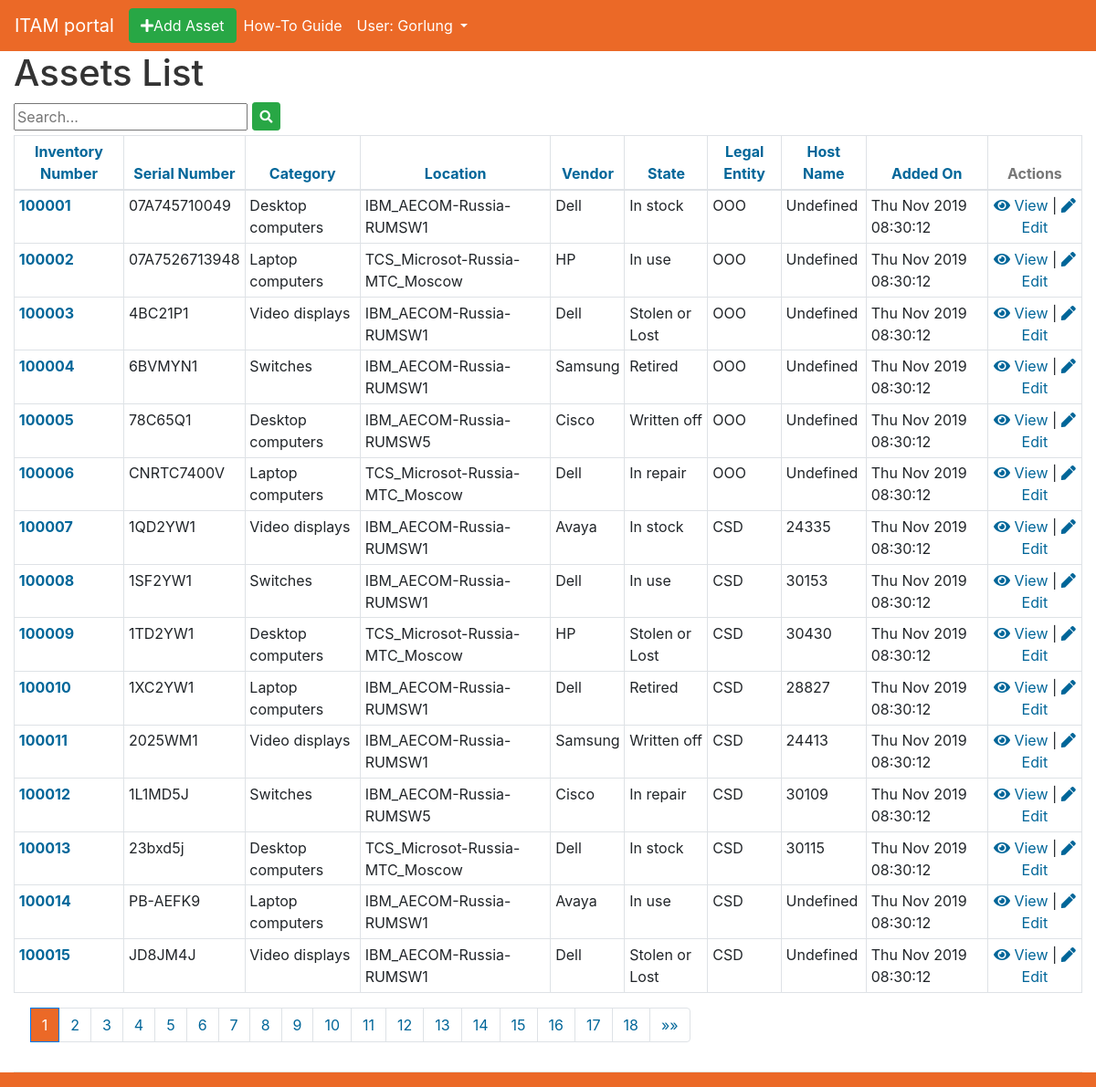
The app's page /assets/ (signed in) with its own data.
### assets_app/models.py (models this page shows, shortened)
class Asset(models.Model):
    inventory_number = models.CharField(max_length=50, unique=True)
    model_name = models.CharField(max_length=50, unique=False, blank=False)
    category = TreeForeignKey('Category', on_delete=models.SET('UNCATEGORISED'), blank=False)
    location = models.ForeignKey('Location', on_delete=models.SET('NOT SET'), blank=False, null=True)
    serial_number = models.CharField(max_length=50, blank=False, null=True)
    vendor = models.ForeignKey(Vendor, on_delete=models.SET('NOT SET'), blank=False, null=True)
    state = models.ForeignKey(State, on_delete=models.SET('NOT SET'), blank=False, null=True)
    aquisition_date = models.DateField(null=True)
    warranty_expiry_date = models.DateField(blank=True, null=True)
    added_on = models.DateTimeField(editable=False, default=timezone.now)
    modified_on = models.DateTimeField(editable=False, default=timezone.now)
    legal_entity = models.CharField(max_length=100, blank=True)
    invoice_number = models.CharField(max_length=50, blank=True)
    host_name = models.CharField(max_length=100, blank=True)
    comments = models.TextField(blank=True)
    class Meta:
        verbose_name = 'Asset'
        verbose_name_plural = 'Assets'

class Category(MPTTModel):
    name = models.CharField(max_length=50, unique=True)
    parent = TreeForeignKey('self', on_delete=models.CASCADE, null=True, blank=True, related_name='children')
    selectable_choices = (('Yes','Yes'),('No','No'))
    selectable = models.CharField(max_length=3, choices=selectable_choices, default='No')
    class Meta:
        verbose_name = 'Category'
        verbose_name_plural = 'Categories'
    class MPTTMeta:
        level_attr = 'mptt_level'
        order_insertion_by=['name']
    def __str__(self):
        return self.name

class Location(models.Model):
    name = models.CharField(max_length=50)
    class Meta:
        verbose_name = 'Location'
        verbose_name_plural = 'Locations'
    def __str__(self):
        return self.name

class Vendor(models.Model):
    name = models.CharField(max_length=50, unique=True)
    class Meta:
        verbose_name = 'Vendor'
        verbose_name_plural = 'Vendors'
    def __str__(self):
        return self.name

class State(models.Model):
    name = models.CharField(max_length=20, unique=True)
    class Meta:
        verbose_name = 'State'
        verbose_name_plural = 'State'
    def __str__(self):
        return self.name

### assets_app/views.py (the view)
# urls.py: path('assets/', views.AssetsListView.as_view(), name='assets_list'),
class AssetsListView(LoginRequiredMixin,ListView):
    model = Asset
    paginate_by = 15
    def get_queryset(self):
        filter_word = self.request.GET.get('q')
        if filter_word == None:
            filter_word = ''
        order = self.request.GET.get('orderby','inventory_number')
        return Asset.objects.filter(Q(location__id__in=Employee.objects.filter(user=self.request.user.id).values('permitted_locations')), Q(serial_number__icontains=filter_word) | Q(inventory_number__icontains=filter_word)).order_by(order)
    def get_context_data(self, **kwargs):
        context = super(AssetsListView, self).get_context_data(**kwargs)
        context['orderby'] = self.request.GET.get('orderby','inventory_number')
        context['q'] = self.request.GET.get('q')
        return context

### templates/assets_app/asset_list.html
{% extends 'assets_app/base.html' %}
{% block content %}
            <h1>Assets List</h1>
            <span>
                <form method="get">
                    <input name="q" type="text" placeholder="Search...">
                    <button type='submit' class='btn btn-secondary btn-success btn-sm' style="margin-bottom: 5px;"><i class="fas fa-search"></i></button>
                </form>
            </span>
                        <table class="table table-hover table-bordered table-sm">
                            <thead>
                                <tr align="center">
                                    <th><a href="{% if orderby == 'inventory_number' %}?page={{ page_obj.number }}&orderby=inventory_number{% else %}?page={{ page_obj.number }}&orderby=inventory_number{% endif %}">Inventory Number</a></th>
                                    <th><a href="{% if orderby == 'inventory_number' %}?page={{ page_obj.number }}&orderby=serial_number{% else %}?page={{ page_obj.number }}&orderby=serial_number{% endif %}">Serial Number</a></th>
                                    <th><a href="{% if orderby == 'inventory_number' %}?page={{ page_obj.number }}&orderby=category{% else %}?page={{ page_obj.number }}&orderby=category{% endif %}">Category</a></th>
                                    <th><a href="{% if orderby == 'inventory_number' %}?page={{ page_obj.number }}&orderby=location{% else %}?page={{ page_obj.number }}&orderby=location{% endif %}">Location</a></th>
                                    <th><a href="{% if orderby == 'inventory_number' %}?page={{ page_obj.number }}&orderby=vendor{% else %}?page={{ page_obj.number }}&orderby=vendor{% endif %}">Vendor</a></th>
                                    <th><a href="{% if orderby == 'inventory_number' %}?page={{ page_obj.number }}&orderby=state{% else %}?page={{ page_obj.number }}&orderby=state{% endif %}">State</a></th>
                                    <th><a href="{% if orderby == 'inventory_number' %}?page={{ page_obj.number }}&orderby=legal_entity{% else %}?page={{ page_obj.number }}&orderby=legal_entity{% endif %}">Legal Entity</a></th>
                                    <th><a href="{% if orderby == 'inventory_number' %}?page={{ page_obj.number }}&orderby=host_name{% else %}?page={{ page_obj.number }}&orderby=host_name{% endif %}">Host Name</a></th>
                                    <th><a href="{% if orderby == 'inventory_number' %}?page={{ page_obj.number }}&orderby=added_on{% else %}?page={{ page_obj.number }}&orderby=added_on{% endif %}">Added On</a></th>
                                    <th>Actions</th>
                                </tr>
                            </thead>
                            <tbody>
                                {% for asset in asset_list %}
                                <tr>
                                    <td><a href="{% url 'asset_detail' pk=asset.pk %}"><b>{{ asset.inventory_number }}</b></a></td>
                                    <td>{{ asset.serial_number }}</td>
                                    <td>{{ asset.category }}</td>
                                    <td>{{ asset.location }}</td>
                                    <td>{{ asset.vendor }}</td>
                                    <td>{{ asset.state }}</td>
                                    <td>{{ asset.legal_entity }}</td>
                                    <td>{{ asset.host_name }}</td>
                                    <td>{{ asset.added_on|date:"D M Y H:i:s"}}</td>
                                    <td align="center">
                                        <a href='{% url 'asset_detail' pk=asset.pk %}'>
                                        <i class="fas fa-eye"></i>
                                        View
                                        </a>
                                        |
                                        <a href='{% url "asset_edit" pk=asset.pk %}'>
                                        <i class="fas fa-pen"></i>
                                        Edit
                                        </a>
                                    </td>
                                </tr>
                                {% endfor %}
                            </tbody>
                            </table>
            {% if is_paginated %}
            <ul class="pagination">
                {% if page_obj.has_previous %}
                <li class="page-item"><a href="{% if orderby == 'inventory_number' %}?page={{ page_obj.previous_page_number }}{% else %}?page={{ page_obj.previous_page_number }}&orderby={{orderby}}{% endif %}" class="page-link">&laquo;&laquo;</a></li>
                {% else %}
                <li class="page-item disabled"><span>&laquo;&laquo;</span></li>
                {% endif %}
                {% for i in paginator.page_range %}
                {% if page_obj.number == i %}
                    <li class="page-item active" aria-current="page"><span class="page-link">{{ i }} <span class="sr-only">(current)</span></span></li>
                {% else %}
                    <li class="page-item"><a href="{% if orderby == 'inventory_number' %}?page={{ i }}{% else %}?page={{ i }}&orderby={{orderby}}{% endif %}" class="page-link">{{ i }}</a></li>
                {% endif %}
                {% endfor %}
                {% if page_obj.has_next %}
                <li class="page-item"><a href="{% if orderby == 'inventory_number' %}?page={{ page_obj.next_page_number }}{% else %}?page={{ page_obj.next_page_number }}&orderby={{orderby}}{% endif %}" class="page-link">&raquo;&raquo;</a></li>
                {% else %}
                <li class="page-item disabled"><span>&raquo;&raquo;</span></li>
                {% endif %}
            </ul>
            {% endif %}
{% endblock %}

### templates/assets_app/base.html (shortened to what this page needs)
<!DOCTYPE html>
{% load static %}
<html>
    <head>
<link rel="stylesheet" href="https://stackpath.bootstrapcdn.com/bootstrap/4.3.1/css/bootstrap.min.css">
<link rel="stylesheet" type="text/css" href="/static/assets_app/default.css">
<link rel="stylesheet" href="https://use.fontawesome.com/releases/v5.6.3/css/all.css">
    </head>
    <body>
                    <nav class="navbar navbar-expand-lg navbar-dark sticky-top" style="background-color: #eb6927; color: #fff;">
                    <a class="navbar-brand" href="/">ITAM portal</a>
                    <a href="{% url 'asset_new' %}">
                    <button type='button' class='btn btn-secondary btn-success' style='color:white;'><i class="fas fa-plus"></i>Add Asset</button>
                    </a>
                    <div class="collapse navbar-collapse" id="navbarNavDropdown">
                        <ul class="navbar-nav">
                        <li class="nav-item active">
                            <a class="nav-link" href="#">How-To Guide<span class="sr-only">(current)</span></a>
                        </li>
                        <li class="nav-item dropdown">
                            <a class="nav-link dropdown-toggle active" href="#" id="navbarDropdownMenuLink" data-toggle="dropdown" aria-haspopup="true" aria-expanded="false">
                                            {% if user.is_authenticated %}
                                                User: {{ user.get_username }}
                                            {% else %}
                                                <span class="caret">Please log in.</span>
                                            {% endif %}
                            </a>
                        </li>
                        </ul>
                    </div>
                    </nav>
        <div class="container-fluid">
            <div class="row">
                <div class="col-sm-12 col-md-12 col-lg-12">
                <div class="row">
                    <div class="col-sm-12 col-md-12 col-lg-12">
                        {% block content %}
                        {% endblock %}
                    </div>
                </div>
        </div>
    <div class="container-fluid">
        <div class="row">
            <div class="col-sm-12 col-md-12 col-lg-12">
            <hr>
            <nav class="navbar fixed-bottom navbar-light" style="background-color: #eb6927;">
            </div>
        </div>
    </div>
    </body>
</html>

### static/assets_app/default.css (style rules this page uses)
body { color: #777; }
a { color: #006699; }
.page-link { color: #006699; }
.page-item.active .page-link { background-color: #eb6927; }
.page-item.disabled { color: #fff; }
.table thead th { color: #777; }
h1 { color: #333333; }

### records on screen
Asset: inventory_number "100001", serial_number "07A745710049", category "Desktop computers", location "IBM_AECOM-Russia-RUMSW1", vendor "Dell", state "In stock", legal_entity "OOO", host_name "Undefined", added_on "Thu Nov 2019 08:30:12"
Asset: inventory_number "100002", serial_number "07A7526713948", category "Laptop computers", location "TCS_Microsot-Russia-MTC_Moscow", vendor "HP", state "In use", legal_entity "OOO", host_name "Undefined", added_on "Thu Nov 2019 08:30:12"
Asset: inventory_number "100003", serial_number "4BC21P1", category "Video displays", location "IBM_AECOM-Russia-RUMSW1", vendor "Dell", state "Stolen or Lost", legal_entity "OOO", host_name "Undefined", added_on "Thu Nov 2019 08:30:12"
Asset: inventory_number "100004", serial_number "6BVMYN1", category "Switches", location "IBM_AECOM-Russia-RUMSW1", vendor "Samsung", state "Retired", legal_entity "OOO", host_name "Undefined", added_on "Thu Nov 2019 08:30:12"
Asset: inventory_number "100005", serial_number "78C65Q1", category "Desktop computers", location "IBM_AECOM-Russia-RUMSW5", vendor "Cisco", state "Written off", legal_entity "OOO", host_name "Undefined", added_on "Thu Nov 2019 08:30:12"
Asset: inventory_number "100006", serial_number "CNRTC7400V", category "Laptop computers", location "TCS_Microsot-Russia-MTC_Moscow", vendor "Dell", state "In repair", legal_entity "OOO", host_name "Undefined", added_on "Thu Nov 2019 08:30:12"
Asset: inventory_number "100007", serial_number "1QD2YW1", category "Video displays", location "IBM_AECOM-Russia-RUMSW1", vendor "Avaya", state "In stock", legal_entity "CSD", host_name "24335", added_on "Thu Nov 2019 08:30:12"
Asset: inventory_number "100008", serial_number "1SF2YW1", category "Switches", location "IBM_AECOM-Russia-RUMSW1", vendor "Dell", state "In use", legal_entity "CSD", host_name "30153", added_on "Thu Nov 2019 08:30:12"
Asset: inventory_number "100009", serial_number "1TD2YW1", category "Desktop computers", location "TCS_Microsot-Russia-MTC_Moscow", vendor "HP", state "Stolen or Lost", legal_entity "CSD", host_name "30430", added_on "Thu Nov 2019 08:30:12"
Asset: inventory_number "100010", serial_number "1XC2YW1", category "Laptop computers", location "IBM_AECOM-Russia-RUMSW1", vendor "Dell", state "Retired", legal_entity "CSD", host_name "28827", added_on "Thu Nov 2019 08:30:12"
Asset: inventory_number "100011", serial_number "2025WM1", category "Video displays", location "IBM_AECOM-Russia-RUMSW1", vendor "Samsung", state "Written off", legal_entity "CSD", host_name "24413", added_on "Thu Nov 2019 08:30:12"
Asset: inventory_number "100012", serial_number "1L1MD5J", category "Switches", location "IBM_AECOM-Russia-RUMSW5", vendor "Cisco", state "In repair", legal_entity "CSD", host_name "30109", added_on "Thu Nov 2019 08:30:12"
Asset: inventory_number "100013", serial_number "23bxd5j", category "Desktop computers", location "TCS_Microsot-Russia-MTC_Moscow", vendor "Dell", state "In stock", legal_entity "CSD", host_name "30115", added_on "Thu Nov 2019 08:30:12"
Asset: inventory_number "100014", serial_number "PB-AEFK9", category "Laptop computers", location "IBM_AECOM-Russia-RUMSW1", vendor "Avaya", state "In use", legal_entity "CSD", host_name "Undefined", added_on "Thu Nov 2019 08:30:12"
Asset: inventory_number "100015", serial_number "JD8JM4J", category "Video displays", location "IBM_AECOM-Russia-RUMSW1", vendor "Dell", state "Stolen or Lost", legal_entity "CSD", host_name "Undefined", added_on "Thu Nov 2019 08:30:12"

### other values on screen
{{ user.get_username }} "Gorlung"
{{ i }} "1"
{{ i }} "2" "3" "4" "5" "6" "7" "8" "9" "10" "11" "12" "13" "14" "15" "16" "17" "18"
